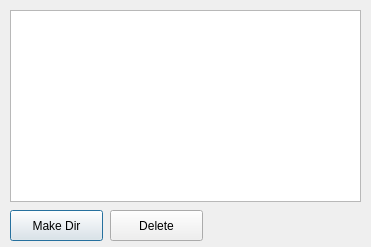
<?xml version="1.0" encoding="UTF-8"?>
<ui version="4.0">
 <class>Dialog</class>
 <widget class="QDialog" name="Dialog">
  <property name="geometry">
   <rect>
    <x>0</x>
    <y>0</y>
    <width>371</width>
    <height>247</height>
   </rect>
  </property>
  <property name="windowTitle">
   <string>Dialog</string>
  </property>
  <widget class="QTreeView" name="treeView">
   <property name="geometry">
    <rect>
     <x>10</x>
     <y>10</y>
     <width>351</width>
     <height>192</height>
    </rect>
   </property>
  </widget>
  <widget class="QPushButton" name="pushButton">
   <property name="geometry">
    <rect>
     <x>10</x>
     <y>210</y>
     <width>93</width>
     <height>31</height>
    </rect>
   </property>
   <property name="text">
    <string>Make Dir</string>
   </property>
  </widget>
  <widget class="QPushButton" name="pushButton_2">
   <property name="geometry">
    <rect>
     <x>110</x>
     <y>210</y>
     <width>93</width>
     <height>31</height>
    </rect>
   </property>
   <property name="text">
    <string>Delete</string>
   </property>
  </widget>
  <widget class="QWidget" name="horizontalLayoutWidget">
   <property name="geometry">
    <rect>
     <x>210</x>
     <y>210</y>
     <width>151</width>
     <height>31</height>
    </rect>
   </property>
   <layout class="QHBoxLayout" name="horizontalLayout"/>
  </widget>
 </widget>
 <resources/>
 <connections/>
</ui>
